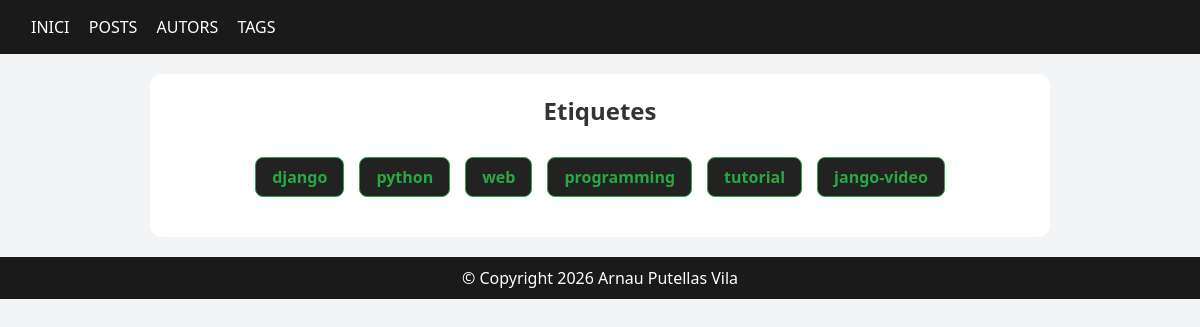
The app's page /tags, older data.
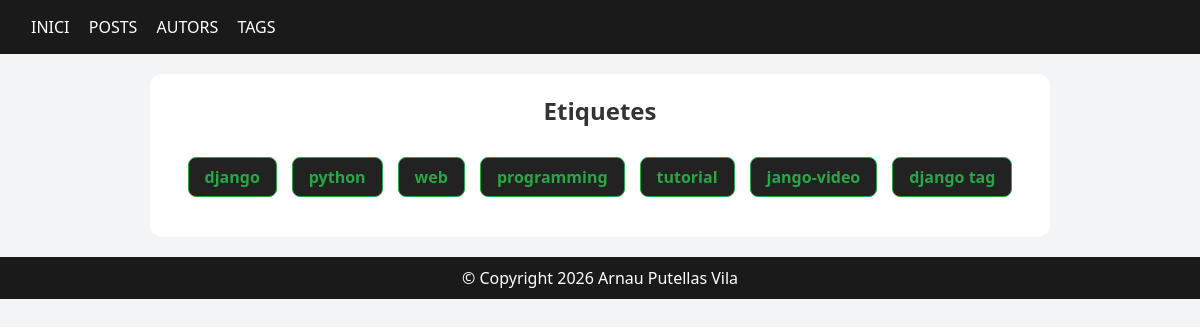
The same page, newer data.
### blog/models.py (models this page shows, shortened)
class Tag(models.Model):
    name = models.CharField(max_length=50, unique=True)

### blog/views.py (the view)
# urls.py: path('tags', views.tags_list, name='tags-list'),
def tags_list(request):
    tags = Tag.objects.all()
    return render(request, 'blog/tag_list.html', {'tags': tags})

### blog/templates/blog/tag_list.html (shortened to what this page needs)
{% extends 'blog/base.html' %}
{% load static %}
{% block content %}
  <section class="authors-section">
    <h2 style="text-align: center; margin-bottom: 30px;">Etiquetes</h2>
    <div class="tag-grid">
      {% for tag in tags %}
        <a href="{% url 'tag-posts' tag.name %}" class="tag-badge">{{ tag.name }}</a>
      {% endfor %}
    </div>
  </section>
{% endblock %}

Row changes from the older to the newer data that the page shows:
added Tag: name "django tag"
